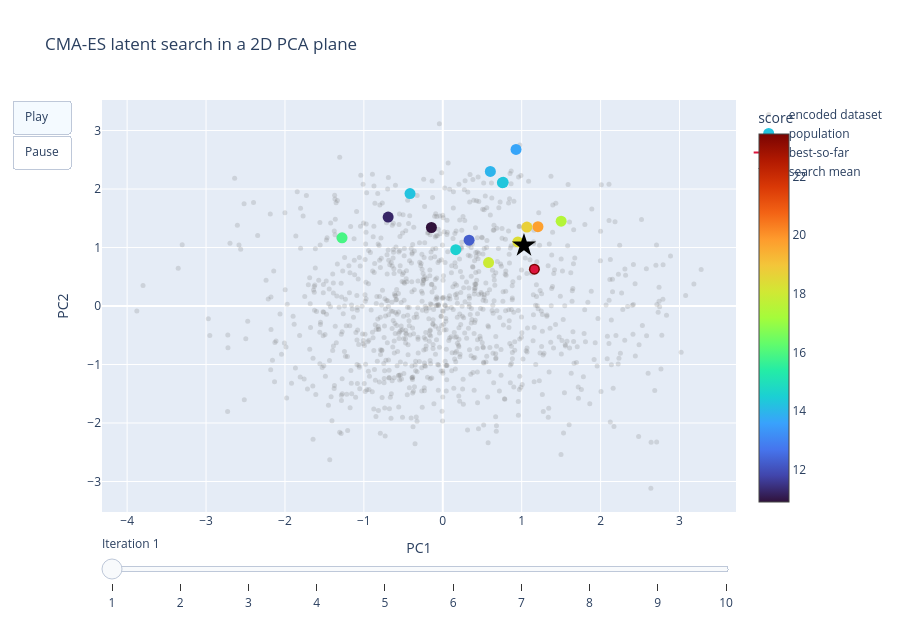

Notebook cell for this chart:
### Markdown cell above
## Lightweight CMA-ES Demo In A 2D Latent Plane

For an interactive search demo, we optimize in the top-2 PCA subspace around the anchor latent above.

- Search variable: a 2D coordinate in the PCA plane.
- Latent used for decoding: `anchor_latent + coord[0] * pc1 + coord[1] * pc2`.
- Notebook objective: a fast structural score that rewards solvable mazes with longer path length and more walls.

This keeps the demo fast. The full training pipeline uses agent-driven fitness instead.

### Code cell
anchor_global = np.asarray((parent_latent[None, :] - latent_center) @ PCA_BASIS, dtype=np.float32)[0]


def plane_to_latent(coords):
    coords = np.atleast_2d(np.asarray(coords, dtype=np.float32))
    return parent_latent[None, :] + coords @ PCA_BASIS.T


es = cma.CMAEvolutionStrategy([0.0, 0.0], 0.65, {'seed': 0, 'popsize': CMA_POPSIZE, 'verbose': -9, 'verb_disp': 0})
history = []
best_score = -np.inf
best_sequence = None
best_global = None

for step_idx in range(CMA_STEPS):
    solutions = np.asarray(es.ask(), dtype=np.float32)
    z_batch = plane_to_latent(solutions)
    decoded_batch = decode_latents(z_batch, repair=True)
    scores = np.asarray([score_sequence(seq) for seq in decoded_batch], dtype=np.float32)
    es.tell(solutions.tolist(), (-scores).tolist())

    population_global = np.asarray((z_batch - latent_center) @ PCA_BASIS, dtype=np.float32)
    mean_coords = np.asarray(es.mean, dtype=np.float32)
    mean_global = anchor_global + mean_coords

    step_best_idx = int(np.argmax(scores))
    if float(scores[step_best_idx]) > best_score:
        best_score = float(scores[step_best_idx])
        best_sequence = decoded_batch[step_best_idx].copy()
        best_global = population_global[step_best_idx].copy()

    history.append({
        'population_global': population_global,
        'scores': scores,
        'mean_global': mean_global,
        'best_global': best_global.copy(),
        'best_score': best_score,
        'step_best_sequence': decoded_batch[step_best_idx].copy(),
    })

best_path = []
frames = []
for step_idx, item in enumerate(history):
    best_path.append(item['best_global'])
    best_path_array = np.asarray(best_path)
    frames.append(
        go.Frame(
            name=str(step_idx),
            data=[
                go.Scatter(
                    x=PCA_COORDS[:, 0],
                    y=PCA_COORDS[:, 1],
                    mode='markers',
                    marker={'size': 5, 'color': 'rgba(120,120,120,0.22)'},
                    name='encoded dataset',
                ),
                go.Scatter(
                    x=item['population_global'][:, 0],
                    y=item['population_global'][:, 1],
                    mode='markers',
                    marker={
                        'size': 11,
                        'color': item['scores'],
                        'colorscale': 'Turbo',
                        'showscale': True,
                        'colorbar': {'title': 'score'},
                    },
                    name='population',
                ),
                go.Scatter(
                    x=best_path_array[:, 0],
                    y=best_path_array[:, 1],
                    mode='lines+markers',
                    marker={'size': 8, 'color': 'crimson'},
                    line={'color': 'crimson', 'width': 2},
                    name='best-so-far',
                ),
                go.Scatter(
                    x=[item['mean_global'][0]],
                    y=[item['mean_global'][1]],
                    mode='markers',
                    marker={'symbol': 'star', 'size': 18, 'color': 'black'},
                    name='search mean',
                ),
            ],
            layout=go.Layout(title=f"CMA-ES latent search iteration {step_idx + 1}/{CMA_STEPS} | best score={item['best_score']:.2f}")
        )
    )

cma_fig = go.Figure(data=frames[0].data, frames=frames)
cma_fig.update_layout(
    width=900,
    height=620,
    xaxis_title='PC1',
    yaxis_title='PC2',
    title='CMA-ES latent search in a 2D PCA plane',
    updatemenus=[{
        'type': 'buttons',
        'buttons': [
            {'label': 'Play', 'method': 'animate', 'args': [None, {'frame': {'duration': 700, 'redraw': True}, 'fromcurrent': True}]},
            {'label': 'Pause', 'method': 'animate', 'args': [[None], {'frame': {'duration': 0, 'redraw': False}, 'mode': 'immediate'}]},
        ],
    }],
    sliders=[{
        'currentvalue': {'prefix': 'Iteration '},
        'steps': [
            {'label': str(i + 1), 'method': 'animate', 'args': [[str(i)], {'frame': {'duration': 0, 'redraw': True}, 'mode': 'immediate'}]}
            for i in range(len(frames))
        ],
    }],
)
cma_fig

### Figure 1 — Plotly figure (JSON) as saved in the notebook; plotly's stock layout.template omitted (floating-point values rounded to 4 significant figures; data arrays with more than 128 entries replaced by an {"elided": "..."} marker saying what was removed)
{"data": [{"marker": {"color": "rgba(120,120,120,0.22)", "size": 5}, "mode": "markers", "name": "encoded dataset", "type": "scatter", "x": {"elided": "1024 float values"}, "y": {"elided": "1024 float values"}}, {"marker": {"color": [14.25, 13.95, 23.45, 18.7, 11.25, 14.3, 15.9, 10.9, 18.35, 12.25, 17.95, 17.5, 19.75, 14.55, 13.65, 14.3], "colorbar": {"title": {"text": "score"}}, "colorscale": [[0, "#30123b"], [0.07143, "#4145ab"], [0.1429, "#4675ed"], [0.2143, "#39a2fc"], [0.2857, "#1bcfd4"], [0.3571, "#24eca6"], [0.4286, "#61fc6c"], [0.5, "#a4fc3b"], [0.5714, "#d1e834"], [0.6429, "#f3c63a"], [0.7143, "#fe9b2d"], [0.7857, "#f36315"], [0.8571, "#d93806"], [0.9286, "#b11901"], [1, "#7a0402"]], "showscale": true, "size": 11}, "mode": "markers", "name": "population", "type": "scatter", "x": [-0.4152, 0.6024, 1.161, 1.066, -0.6924, 0.7555, -1.277, -0.1445, 0.9515, 0.3336, 0.5805, 1.5, 1.206, 0.1642, 0.9282, 0.7651], "y": [1.923, 2.3, 0.6306, 1.349, 1.52, 2.109, 1.166, 1.342, 1.095, 1.126, 0.7435, 1.45, 1.356, 0.9637, 2.677, 2.114]}, {"line": {"color": "crimson", "width": 2}, "marker": {"color": "crimson", "size": 8}, "mode": "lines+markers", "name": "best-so-far", "type": "scatter", "x": [1.161], "y": [0.6306]}, {"marker": {"color": "black", "size": 18, "symbol": "star"}, "mode": "markers", "name": "search mean", "type": "scatter", "x": [1.029], "y": [1.035]}], "layout": {"height": 620, "sliders": [{"currentvalue": {"prefix": "Iteration "}, "steps": [{"args": [["0"], {"frame": {"duration": 0, "redraw": true}, "mode": "immediate"}], "label": "1", "method": "animate"}, {"args": [["1"], {"frame": {"duration": 0, "redraw": true}, "mode": "immediate"}], "label": "2", "method": "animate"}, {"args": [["2"], {"frame": {"duration": 0, "redraw": true}, "mode": "immediate"}], "label": "3", "method": "animate"}, {"args": [["3"], {"frame": {"duration": 0, "redraw": true}, "mode": "immediate"}], "label": "4", "method": "animate"}, {"args": [["4"], {"frame": {"duration": 0, "redraw": true}, "mode": "immediate"}], "label": "5", "method": "animate"}, {"args": [["5"], {"frame": {"duration": 0, "redraw": true}, "mode": "immediate"}], "label": "6", "method": "animate"}, {"args": [["6"], {"frame": {"duration": 0, "redraw": true}, "mode": "immediate"}], "label": "7", "method": "animate"}, {"args": [["7"], {"frame": {"duration": 0, "redraw": true}, "mode": "immediate"}], "label": "8", "method": "animate"}, {"args": [["8"], {"frame": {"duration": 0, "redraw": true}, "mode": "immediate"}], "label": "9", "method": "animate"}, {"args": [["9"], {"frame": {"duration": 0, "redraw": true}, "mode": "immediate"}], "label": "10", "method": "animate"}]}], "title": {"text": "CMA-ES latent search in a 2D PCA plane"}, "updatemenus": [{"buttons": [{"args": [null, {"frame": {"duration": 700, "redraw": true}, "fromcurrent": true}], "label": "Play", "method": "animate"}, {"args": [[null], {"frame": {"duration": 0, "redraw": false}, "mode": "immediate"}], "label": "Pause", "method": "animate"}], "type": "buttons"}], "width": 900, "xaxis": {"title": {"text": "PC1"}}, "yaxis": {"title": {"text": "PC2"}}}}
